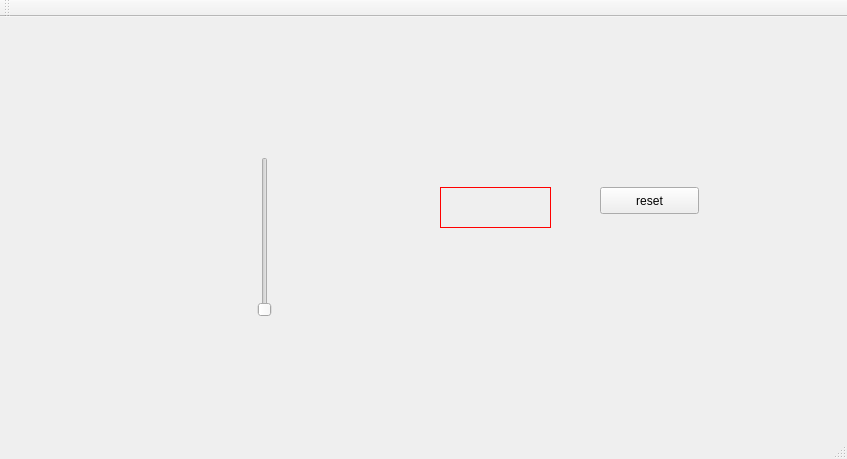
<?xml version="1.0" encoding="UTF-8"?>
<ui version="4.0">
 <class>MainWindow</class>
 <widget class="QMainWindow" name="MainWindow">
  <property name="geometry">
   <rect>
    <x>0</x>
    <y>0</y>
    <width>847</width>
    <height>459</height>
   </rect>
  </property>
  <property name="windowTitle">
   <string>MainWindow</string>
  </property>
  <widget class="QWidget" name="centralWidget">
   <widget class="QSlider" name="verticalSlider">
    <property name="geometry">
     <rect>
      <x>250</x>
      <y>140</y>
      <width>29</width>
      <height>160</height>
     </rect>
    </property>
    <property name="orientation">
     <enum>Qt::Vertical</enum>
    </property>
   </widget>
   <widget class="QLabel" name="label">
    <property name="geometry">
     <rect>
      <x>440</x>
      <y>170</y>
      <width>111</width>
      <height>41</height>
     </rect>
    </property>
    <property name="styleSheet">
     <string notr="true">border:1px solid red;</string>
    </property>
    <property name="text">
     <string/>
    </property>
   </widget>
   <widget class="QPushButton" name="pushButton">
    <property name="geometry">
     <rect>
      <x>600</x>
      <y>170</y>
      <width>99</width>
      <height>27</height>
     </rect>
    </property>
    <property name="text">
     <string>reset</string>
    </property>
   </widget>
  </widget>
  <widget class="QMenuBar" name="menuBar">
   <property name="geometry">
    <rect>
     <x>0</x>
     <y>0</y>
     <width>847</width>
     <height>25</height>
    </rect>
   </property>
  </widget>
  <widget class="QToolBar" name="mainToolBar">
   <attribute name="toolBarArea">
    <enum>TopToolBarArea</enum>
   </attribute>
   <attribute name="toolBarBreak">
    <bool>false</bool>
   </attribute>
  </widget>
  <widget class="QStatusBar" name="statusBar"/>
 </widget>
 <layoutdefault spacing="6" margin="11"/>
 <resources/>
 <connections/>
</ui>
